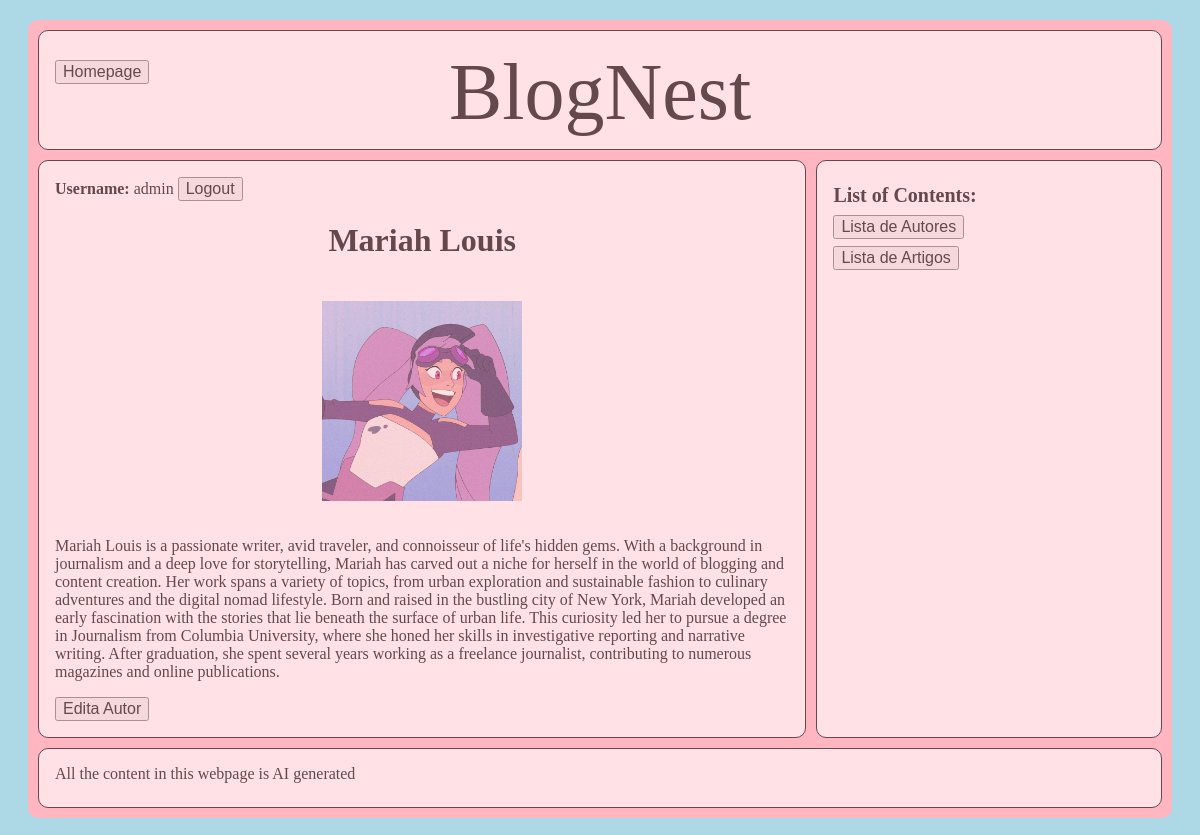
Page /artigos/autor/3 (signed in) on the committed database.
### artigos/models.py (models this page shows, shortened)
class Autor(models.Model):
    nome = models.CharField(max_length = 100)
    info = models.TextField(blank = True)
    foto = models.ImageField(upload_to='blognest_fotos', null = True, blank = True)

### artigos/views.py (the view)
# urls.py: path('autor/<int:autor_id>', views.autor_view, name= 'autor'),
def autor_view(request, autor_id):
    context = {
        'autor' : Autor.objects.get(id= autor_id)
    }
    return render(request, "artigos/autor.html", context)

### artigos/templates/artigos/autor.html
{% extends 'artigos/layout.html' %}
{% block content %}
    <center><h1>{{ autor.nome }}</h1></center>
    <center><img class= "pad" src='{{ autor.foto.url }}' width="200px"></center>
    <p>{{ autor.info }}</p>
    {% if request.user.is_authenticated %}
        <a href = "{% url 'artigos:edita_autor' autor.id %}"><button>Edita Autor</button></a>
    {% endif %}
{% endblock %}

### artigos/templates/artigos/layout.html (shortened to what this page needs)
<html>
    {% if request.user.is_authenticated %}
    <head>
        <link rel="stylesheet" href="/static/artigos/estilos.css">
    </head>
    <body>
        <div class="contentor">
            <header>
                <a class = "home-button" href="{% url 'autenticacao:index' %}"><button>Homepage</button></a>
                BlogNest
            </header>
            <aside>
                <div class = "list-of-contents">
                    <div id = "contents">List of Contents:</div>
                    <div><a href="{% url 'artigos:autores' %}"><button>Lista de Autores</button></a></div>
                    <div><a href="{% url 'artigos:index' %}"><button>Lista de Artigos</button></a></div>
                </div>
            </aside>
            <main>
                {% if request.user.is_authenticated %}
                    <b>Username:</b> {{request.user.username}}
                    <a href="{% url 'autenticacao:logout' %}"><button>Logout</button></a>
                {% else %}
                    <a href="{% url 'autenticacao:login' %}"><button>Login</button></a>
                    <a href="{% url 'autenticacao:registo' %}"><button>Registar</button></a>
                {% endif %}
                {% block content %}
                {% endblock %}
            </main>
            <footer>
                All the content in this webpage is AI generated
            </footer>
        </div>
    </body>
    {%endif%}
</html>

### static/artigos/estilos.css (style rules this page uses)
body { background: lightblue; color: white; }
button { font-size: 1rem; }
#contents { color: black; font-weight: bold; font-size: 20px; }
.home-button { position: absolute; top: 50px; left: 35px; padding: 10px 20px; }
.pad { padding: 20px; }
div.contentor > * { background-color: white; opacity: 0.6; border: 1px solid black; padding: 1rem; border-radius: 10px; }
header { grid-area: header; color: black; font-size: 5rem; text-align: center; }
main { grid-area: main; color: black; font-size: 1rem; background-color: lightpink; }
aside { grid-area: aside; color: black; }
footer { grid-area: footer; color: black; }
div.contentor { margin: 20px; height: auto; display: grid; background-color: lightpink; border-radius: 10px; grid-template-areas: 'header header header' 'main main aside' 'footer footer footer'; gap: 10px; padding: 10px; grid-template-columns: 20vw 3fr 2fr; grid-template-rows: 15vh auto 60px; }
.list-of-contents { display: flex; flex-direction: column; justify-content: space-evenly; align-items: flex-start; height: 100px; }

### rows in the picture
Autor: nome "Mariah Louis", foto (picture), info "Mariah Louis is a passionate writer, avid traveler, and connoisseur of life's hidden gems. With a background in journalism and a deep love for storytelling, Mariah has carved out a niche for herself in the world of blogging and content creation. Her work spans a variety of topics, from urban exploration and sustainable fashion to culinary adventures and the digital nomad lifestyle. Born and raised in the bustling city of New York, Mariah developed an early fascination with the stories that lie beneath the surface of urban life. This curiosity led her to pursue a degree in Journalism from Columbia University, where she honed her skills in investigative reporting and narrative writing. After…"

### other values in the picture
{{ request.user.username }} "admin"
